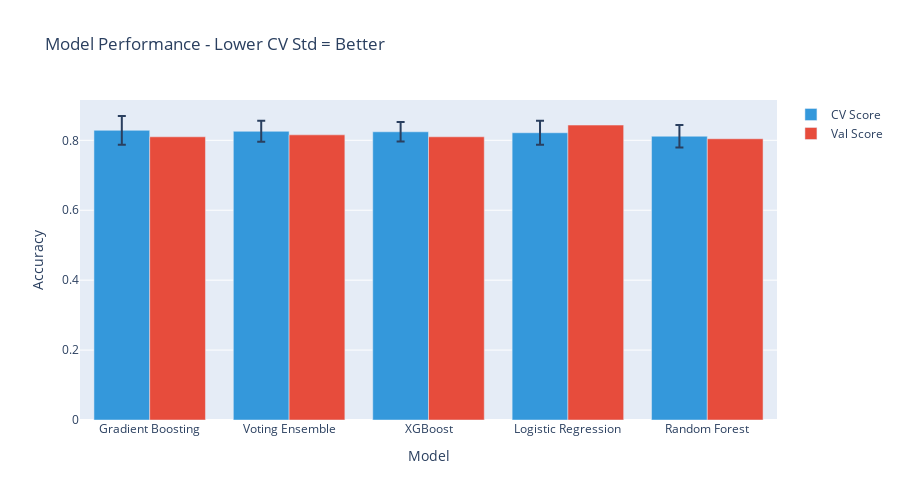

This figure's notebook cell:
### Code cell
# Visualize
fig = go.Figure()

fig.add_trace(go.Bar(
    name='CV Score',
    x=results_df['Model'],
    y=results_df['CV Score'],
    error_y=dict(type='data', array=results_df['CV Std']),
    marker=dict(color='#3498db')
))

fig.add_trace(go.Bar(
    name='Val Score',
    x=results_df['Model'],
    y=results_df['Val Score'],
    marker=dict(color='#e74c3c')
))

fig.update_layout(
    title='Model Performance - Lower CV Std = Better',
    xaxis_title='Model',
    yaxis_title='Accuracy',
    barmode='group',
    height=500
)

fig.show()

### Figure 1 — Plotly figure (JSON) as saved in the notebook; plotly's stock layout.template omitted (floating-point values rounded to 4 significant figures)
{"data": [{"error_y": {"array": [0.04097, 0.03005, 0.02787, 0.03458, 0.03197], "type": "data"}, "marker": {"color": "#3498db"}, "name": "CV Score", "x": ["Gradient Boosting", "Voting Ensemble", "XGBoost", "Logistic Regression", "Random Forest"], "y": [0.8286, 0.8258, 0.8244, 0.8216, 0.8117], "type": "bar"}, {"marker": {"color": "#e74c3c"}, "name": "Val Score", "x": ["Gradient Boosting", "Voting Ensemble", "XGBoost", "Logistic Regression", "Random Forest"], "y": [0.8101, 0.8156, 0.8101, 0.8436, 0.8045], "type": "bar"}], "layout": {"title": {"text": "Model Performance - Lower CV Std = Better"}, "xaxis": {"title": {"text": "Model"}}, "yaxis": {"title": {"text": "Accuracy"}}, "barmode": "group", "height": 500}}
